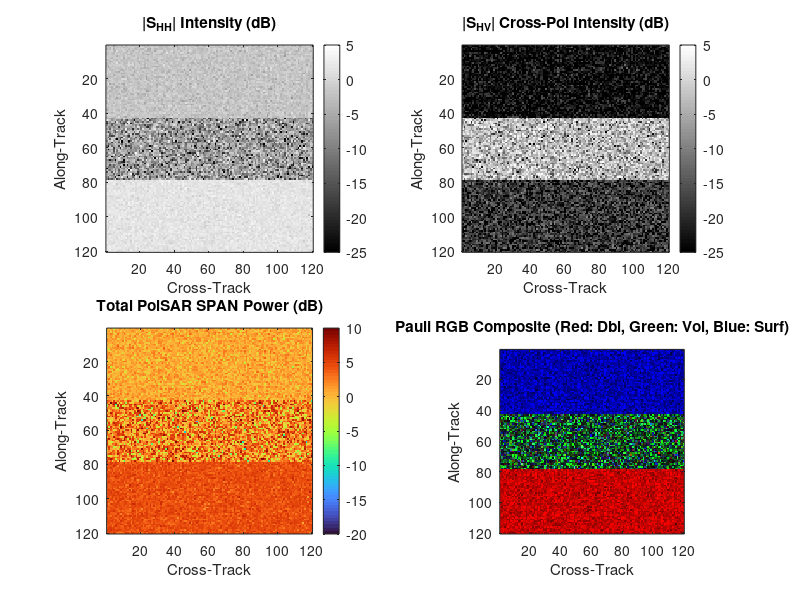

MATLAB code to generate this figure:
%% Polarimetric SAR (PolSAR) Simulation & Pauli Decomposition
% Self-contained script (requires no external toolboxes)
clear; close all; clc;
rng(42);

%% 1. Scene & Grid Initialization
grid_size = 120;
[X, Y] = meshgrid(linspace(-50, 50, grid_size), linspace(-50, 50, grid_size));

% Initialize the 4 complex polarization scattering channels
S_HH = complex(zeros(grid_size, grid_size));
S_VV = complex(zeros(grid_size, grid_size));
S_HV = complex(zeros(grid_size, grid_size));
S_VH = complex(zeros(grid_size, grid_size));

%% 2. Populate Target Zones with Distinct Scattering Physics
% Zone A: Flat Ground / Soil (Surface / Odd Bounce dominant)
% S_HH ≈ S_VV, S_HV ≈ 0
surface_mask = Y < -15;
S_HH(surface_mask) = (0.8 + 0.1*randn(sum(surface_mask(:)), 1)) .* exp(1j*2*pi*rand(sum(surface_mask(:)), 1));
S_VV(surface_mask) = S_HH(surface_mask) .* (0.9 + 0.05*randn(sum(surface_mask(:)), 1));
S_HV(surface_mask) = 0.05 * (randn(sum(surface_mask(:)), 1) + 1j*randn(sum(surface_mask(:)), 1));

% Zone B: Forest / Vegetation Canopy (Volume / Cross-Pol dominant)
% Strong depolarization: High S_HV, S_HH uncorrelated with S_VV
forest_mask = Y >= -15 & Y < 15;
S_HH(forest_mask) = 0.4 * (randn(sum(forest_mask(:)), 1) + 1j*randn(sum(forest_mask(:)), 1));
S_VV(forest_mask) = 0.4 * (randn(sum(forest_mask(:)), 1) + 1j*randn(sum(forest_mask(:)), 1));
S_HV(forest_mask) = 0.6 * (randn(sum(forest_mask(:)), 1) + 1j*randn(sum(forest_mask(:)), 1));

% Zone C: Urban Buildings / Dihedral Corner Reflectors (Double Bounce dominant)
% 180° phase flip between HH and VV: S_HH ≈ -S_VV
urban_mask = Y >= 15;
S_HH(urban_mask) = (1.2 + 0.1*randn(sum(urban_mask(:)), 1)) .* exp(1j*2*pi*rand(sum(urban_mask(:)), 1));
S_VV(urban_mask) = -S_HH(urban_mask) .* (0.95 + 0.05*randn(sum(urban_mask(:)), 1));
S_HV(urban_mask) = 0.1 * (randn(sum(urban_mask(:)), 1) + 1j*randn(sum(urban_mask(:)), 1));

% Reciprocity theorem enforcement for monostatic radar: S_VH = S_HV
S_VH = S_HV;

% Add Receiver Noise (SNR = 22 dB)
snr_db = 22;
add_noise = @(S) S + sqrt((mean(abs(S(:)).^2)/(10^(snr_db/10)))/2) * (randn(size(S)) + 1j*randn(size(S)));
S_HH = add_noise(S_HH);
S_VV = add_noise(S_VV);
S_HV = add_noise(S_HV);

%% 3. Pauli Target Decomposition Basis
% Pauli Vector Components:
% k1 = (S_HH + S_VV) / sqrt(2) -> Single/Odd Bounce (Blue)
% k2 = (S_HH - S_VV) / sqrt(2) -> Double/Even Bounce (Red)
% k3 = sqrt(2) * S_HV          -> Volume/Random Scattering (Green)
alpha = (S_HH + S_VV) / sqrt(2);
beta  = (S_HH - S_VV) / sqrt(2);
gamma = sqrt(2) * S_HV;

% Calculate Intensity Powers
power_odd    = abs(alpha).^2;
power_double = abs(beta).^2;
power_volume = abs(gamma).^2;
span_total   = abs(S_HH).^2 + abs(S_VV).^2 + 2*abs(S_HV).^2;

% Construct Pauli RGB Composite Map with 98th-percentile clipping
R = power_double; % Red: Double Bounce
G = power_volume; % Green: Volume
B = power_odd;    % Blue: Surface

pc = @(x) min(1, x / subsref(sort(x(:)), struct('type','()','subs',{{round(0.98*numel(x))}})));
R_norm = pc(R);
G_norm = pc(G);
B_norm = pc(B);
pauli_rgb = cat(3, R_norm, G_norm, B_norm);

%% 4. Visualization
figure('Color', 'w', 'Position', [100, 100, 1100, 700]);

subplot(2, 2, 1);
imagesc(20*log10(abs(S_HH)), [-25, 5]); colormap(gca, 'gray'); colorbar;
title('|S_{HH}| Intensity (dB)'); xlabel('Cross-Track'); ylabel('Along-Track'); axis square;

subplot(2, 2, 2);
imagesc(20*log10(abs(S_HV)), [-25, 5]); colormap(gca, 'gray'); colorbar;
title('|S_{HV}| Cross-Pol Intensity (dB)'); xlabel('Cross-Track'); ylabel('Along-Track'); axis square;

subplot(2, 2, 3);
imagesc(10*log10(span_total), [-20, 10]); colormap(gca, 'turbo'); colorbar;
title('Total PolSAR SPAN Power (dB)'); xlabel('Cross-Track'); ylabel('Along-Track'); axis square;

subplot(2, 2, 4);
image(pauli_rgb); axis image; axis square;
title('Pauli RGB Composite (Red: Dbl, Green: Vol, Blue: Surf)');
xlabel('Cross-Track'); ylabel('Along-Track');

disp('PolSAR simulation and Pauli decomposition complete!');
